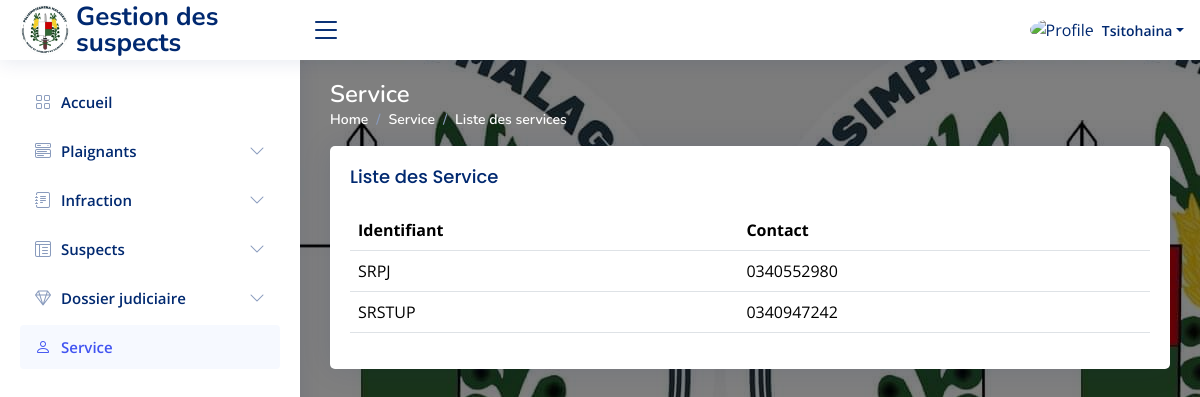
The page /service (signed in) on the database its author committed.
### tables this page shows
CREATE TABLE `service` (
  `ID_Service` varchar(20) NOT NULL,
  `Contact` varchar(20) NOT NULL
);

### controllers/Service.controller.php (called while the page is built, shortened)
<?php
    require_once("models/ServiceManager.class.php");
    class ServiceController{
        private $serviceManager;
        public function __construct() {
            $this->serviceManager = new ServiceManager();
            $this->serviceManager->chargementServices();
        }
        public function afficherService($url){
            $services = $this->serviceManager->getServices();
            require("views/service/sevice.view.php");
        }
    }

### models/ServiceManager.class.php (called while the page is built, shortened)
<?php
    require_once("config/database.php");
    require_once("Service.class.php");
    class ServiceManager extends Database{
        private $services;
        public function ajoutServices($services){
            $this->services[] = $services;
        }
        public function getServices(){ return $this->services; }
        public function chargementServices(){
            $req = $this->getMyDb()->prepare("SELECT * FROM Service");
            $req->execute();
            $messervices = $req->fetchAll(PDO::FETCH_ASSOC);
        }
    }
?>

### models/Service.class.php (called while the page is built, shortened)
<?php
    class Service{
        private $idService;
        private $contact;
        public function __construct($idService, $contact) {
            $this->idService = $idService;
            $this->contact = $contact;
        }
        public function getIdService() { return $this->idService; }
        public function getContact() { return $this->contact; }
    }
?>

### config/database.php (called while the page is built, shortened)
<?php
    abstract class Database{
        private static $mydb;
        private static function setMyDb(){
            self::$mydb = new PDO("mysql:host=". HOST . ";dbname=". DB_NAME, USER, PASSWORD);
            self::$mydb->setAttribute(PDO::ATTR_ERRMODE, PDO::ERRMODE_EXCEPTION);
        }
        protected function getMyDb(){
            return self::$mydb;
        }
    }
?>

### views/service/sevice.view.php (the view, shortened to what this page needs)
          <div class="col-lg-12">
<div class="card">
  <div class="card-body">
  <div class="d-flex align-items-center justify-content-between">
        <h5 class="card-title">Liste des Service</h5>
    </div>
    <table class="table">
      <thead>
        <tr>
          <th>Identifiant</th>
          <th>Contact</th>
        </tr>
      </thead>
      <tbody>
        <?php for($i = 0; $i < count($services); $i++): ?>
        <tr>
          <td><?= $services[$i]->getIdService(); ?></td>
          <td><?= $services[$i]->getContact(); ?></td>
        </tr>
        <?php endfor; ?>
      </tbody>
    </table>
  </div>
</div>
</div>
<?php
    require ("views/layout/template.php");
?>

### assets/css/style.css (style rules this page uses)
:root { scroll-behavior: smooth; }
body { font-family: "Open Sans", sans-serif; background: #f8f8f8; background: linear-gradient( rgba(0, 0, 0, 0.5), rgba(0, 0, 0, 0.5) ), url("../img/POLICE.jfif"); color: #444444; }
h1, h2, h3, h4, h5, h6 { font-family: "Nunito", sans-serif; }
.card { margin-bottom: 30px; border: none; border-radius: 5px; box-shadow: 0px 0 30px rgba(1, 41, 112, 0.1); }
.card-title { padding: 20px 0 15px 0; font-size: 18px; font-weight: 500; color: #012970; font-family: "Poppins", sans-serif; }
.card-body { padding: 0 20px 20px 20px; }

### rows shown on the page
service: ID_Service "SRPJ", Contact "0340552980"
service: ID_Service "SRSTUP", Contact "0340947242"

### other values the page prints
$_SESSION["nom"] "Tsitohaina"
$title "Service"
$secondtitle "Liste des services"
